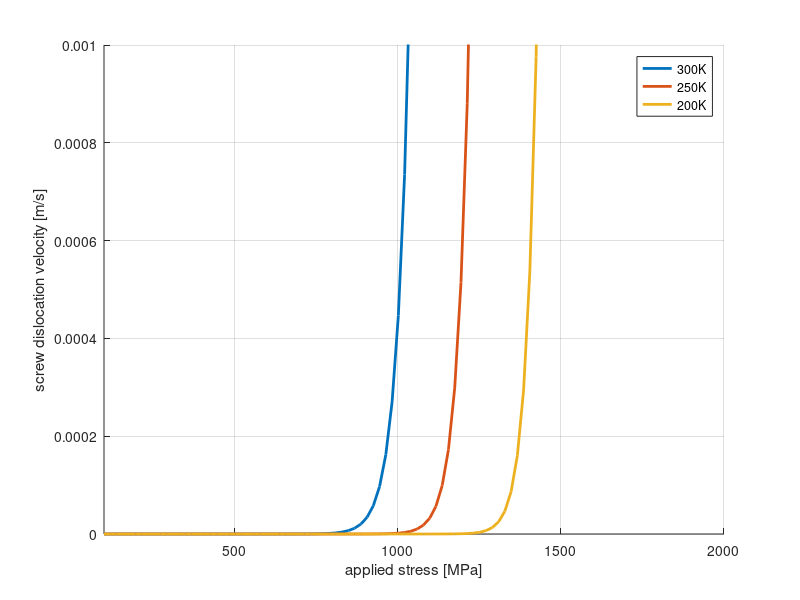
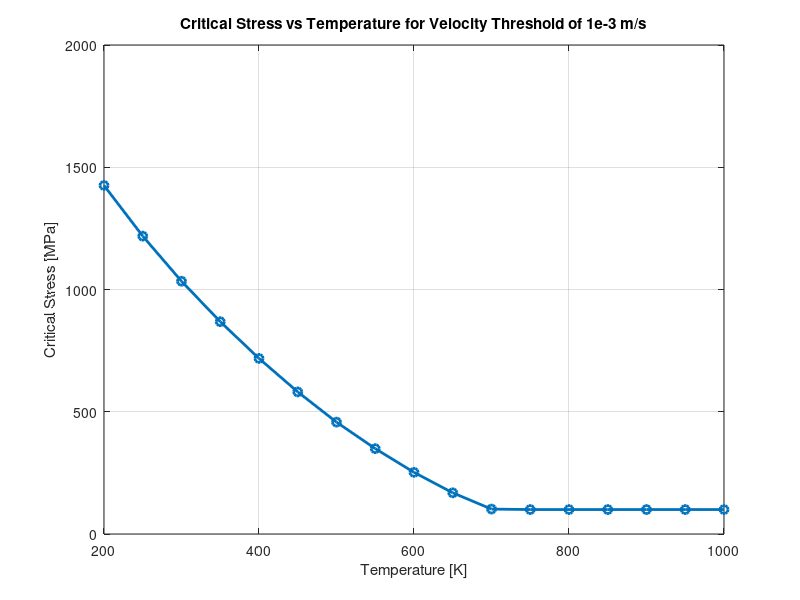
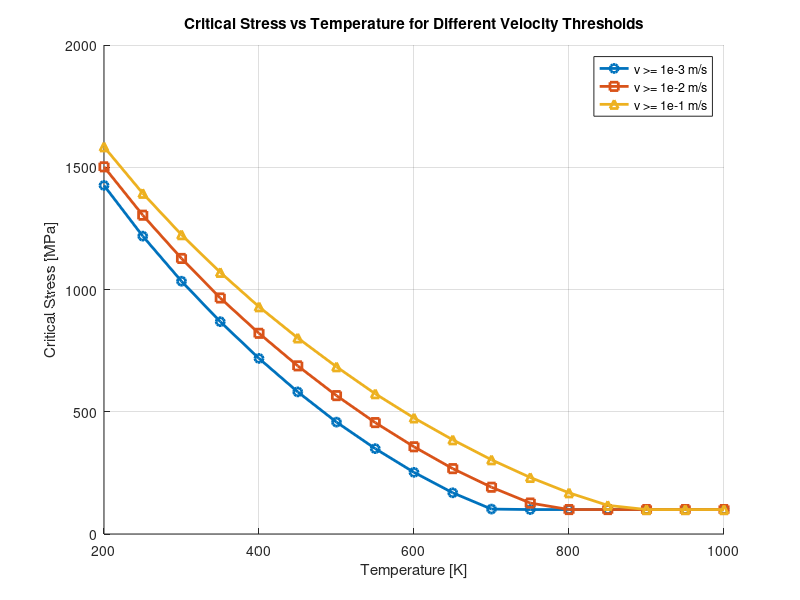

Reproduce these figures in MATLAB, in order.
clear
kB = 8.6173303e-5;
Tm = 3695;
a_SI = 3.16e-10;
b_SI = a_SI * sqrt(3)/2;
mu_SI = 161e9;
h_SI = a_SI * sqrt(2/3);
w_SI = a_SI * 25;

%% Uint
a = a_SI;
b = b_SI;
h = h_SI;
w = w_SI;

%% dislocation mobility parameters
dH0 = 1.63;     % [eV]
p = 0.86;
q = 1.69;
T0 = 0.8*Tm;
tauP_SI = 2.03e9;
a0 = 1.5;
Bk = 8.3e-5;
L = 1e-7;   % length of the dislocation segment

%% 
dGkp = @(tau, T) dH0*( (1-(tau/tauP_SI/a0).^p).^q - T/T0);

B_screw = @(tau, T) a*( 2*a * exp(dGkp(tau, T)./(2*kB*T)) + L)*Bk/(2*h*L);

vs = @(tau, T) tau*b./B_screw(tau, T) .* exp(-dGkp(tau, T)./(2*kB*T));

figure
hold on
tau_applied = linspace(100e6, 2000e6, 100);
plot(tau_applied/1e6, vs(tau_applied, 300), 'LineWidth', 2, 'DisplayName', '300K')
plot(tau_applied/1e6, vs(tau_applied, 250), 'LineWidth', 2, 'DisplayName', '250K')
plot(tau_applied/1e6, vs(tau_applied, 200), 'LineWidth', 2, 'DisplayName', '200K')
legend('Location', 'best')
grid on
xlabel('applied stress [MPa]')
ylabel('screw dislocation velocity [m/s]')
% title('Screw Dislocation Velocity vs Applied Stress at 300K')
axis([100 2e3 0 0.001])

T_range = 200:50:1000; % Temperature range from 200K to 1000K
tau_critical = zeros(size(T_range)); % Preallocate array for critical stress

for i = 1:length(T_range)
    T = T_range(i);
    tau_applied = linspace(100e6, 2000e6, 1000); % Fine stress range
    v = vs(tau_applied, T);
    idx = find(v >= 1e-3, 1); % Find the first index where velocity exceeds 1e-3
    if ~isempty(idx)
        tau_critical(i) = tau_applied(idx); % Record the corresponding stress
    else
        tau_critical(i) = NaN; % If no such stress is found, set as NaN
    end
end

figure
plot(T_range, tau_critical / 1e6, '-o', 'LineWidth', 2)
grid on
xlabel('Temperature [K]')
ylabel('Critical Stress [MPa]')
title('Critical Stress vs Temperature for Velocity Threshold of 1e-3 m/s')

% Additional critical stress calculations for velocity thresholds 1e-2 and 1e-1
tau_critical_1e_2 = zeros(size(T_range)); % Preallocate array for critical stress (1e-2)
tau_critical_1e_1 = zeros(size(T_range)); % Preallocate array for critical stress (1e-1)

for i = 1:length(T_range)
    T = T_range(i);
    tau_applied = linspace(100e6, 2000e6, 1000); % Fine stress range
    v = vs(tau_applied, T);
    
    % For velocity threshold 1e-2
    idx_1e_2 = find(v >= 1e-2, 1); % Find the first index where velocity exceeds 1e-2
    if ~isempty(idx_1e_2)
        tau_critical_1e_2(i) = tau_applied(idx_1e_2); % Record the corresponding stress
    else
        tau_critical_1e_2(i) = NaN; % If no such stress is found, set as NaN
    end
    
    % For velocity threshold 1e-1
    idx_1e_1 = find(v >= 1e-1, 1); % Find the first index where velocity exceeds 1e-1
    if ~isempty(idx_1e_1)
        tau_critical_1e_1(i) = tau_applied(idx_1e_1); % Record the corresponding stress
    else
        tau_critical_1e_1(i) = NaN; % If no such stress is found, set as NaN
    end
end

% Plot all critical stress curves on the same figure
figure
hold on
plot(T_range, tau_critical / 1e6, '-o', 'LineWidth', 2, 'DisplayName', 'v >= 1e-3 m/s')
plot(T_range, tau_critical_1e_2 / 1e6, '-s', 'LineWidth', 2, 'DisplayName', 'v >= 1e-2 m/s')
plot(T_range, tau_critical_1e_1 / 1e6, '-^', 'LineWidth', 2, 'DisplayName', 'v >= 1e-1 m/s')
grid on
xlabel('Temperature [K]')
ylabel('Critical Stress [MPa]')
title('Critical Stress vs Temperature for Different Velocity Thresholds')
legend('Location', 'best')
hold off